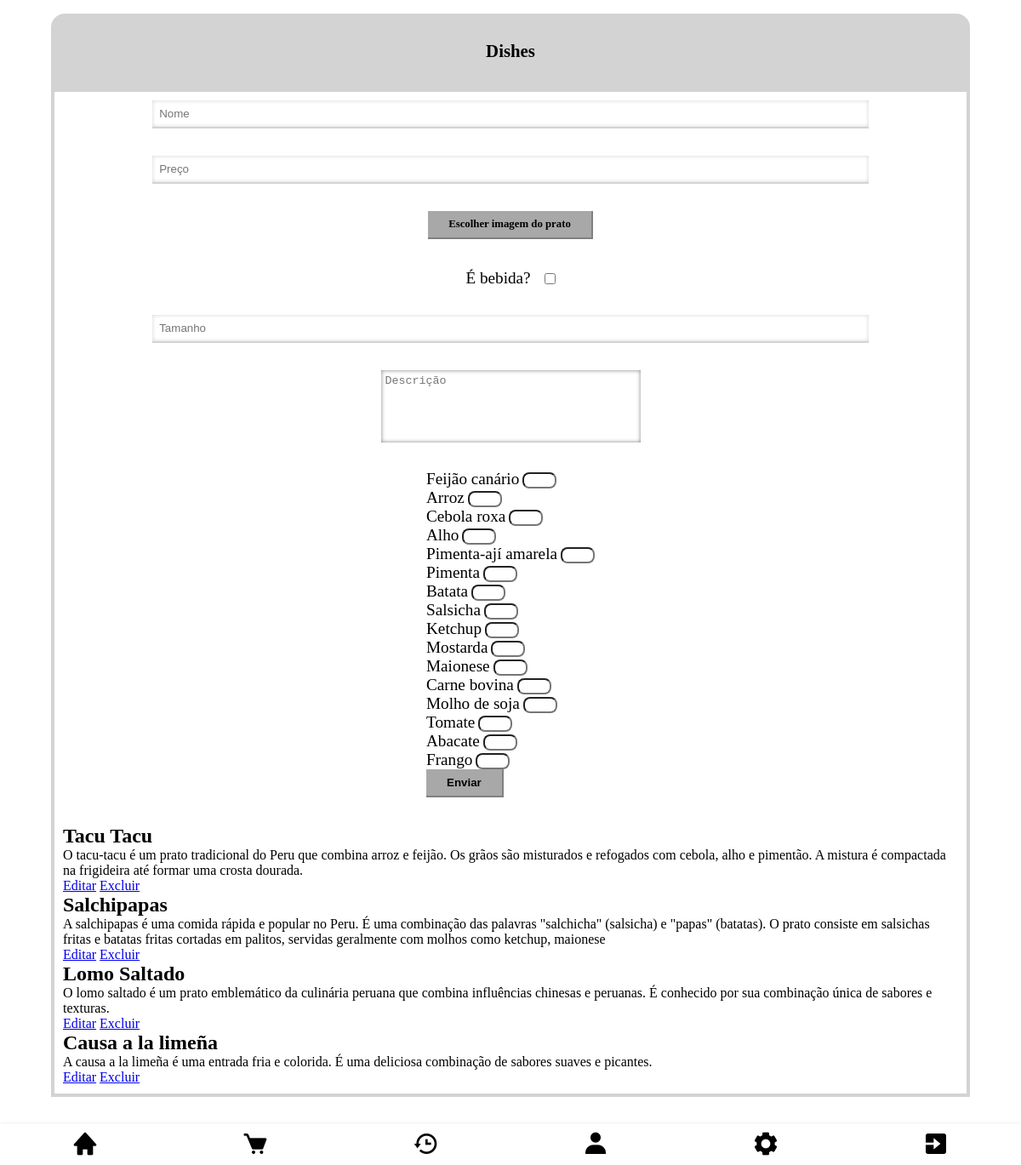
Page /dishes.php (signed in) on the committed database.
### tables this page shows
CREATE TABLE `ingredients` (
  `id` int(11) NOT NULL,
  `name` varchar(50) NOT NULL,
  `quantity` int(11) NOT NULL,
  `created_at` datetime DEFAULT current_timestamp()
);

CREATE TABLE `dishes` (
  `id` int(11) NOT NULL,
  `name` varchar(50) NOT NULL,
  `price` float NOT NULL,
  `description` varchar(255) NOT NULL,
  `size` varchar(50) NOT NULL,
  `is_drink` tinyint(1) NOT NULL,
  `img` varchar(255) NOT NULL,
  `created_at` datetime DEFAULT current_timestamp()
);

### utils/Database.php (called while the page is built, shortened)
<?php
class Database {
    private static $conn = null;
    public static function getConnection() {
        if (self::$conn === null) {
            self::$conn = new \PDO(
                "mysql:host=localhost;dbname=lanchonete",
                'root',
                ''
            );
        }
        return self::$conn;
    }
    public static function selectAll($table) {
        $conn = self::getConnection();
        $stmt = $conn->query("SELECT * FROM $table");
        return $stmt->fetchAll();
    }
}
?>

### dishes.php (the view, shortened to what this page needs)
<?php
    include('header.php');
    require_once('utils/Database.php');
?>
<?php
    $dishes = Database::selectAll("dishes");
    $ingredients = Database::selectAll("ingredients");
?>
<section class="dishes">
    <h1 class="logo" style="background-color: lightgray;">Dishes</h1>
    <form class="center form" method="POST" enctype="multipart/form-data">
            <input class="input" type="text" name="name" placeholder="Nome" required>
            <input class="input" type="text" name="price" placeholder="Preço" required>
            <div class="imageUpload">
                <label class="inputBtn imgLbl" for="img">Escolher imagem do prato</label>
            </div>
            <div class="inputGroup">
                <label class="lbl" for="isDrink">É bebida?</label>
                <input type="checkbox" name="isDrink" id="isDrink" value="1">
            </div>
            <input class="input" type="text" name="size" id="size" placeholder="Tamanho" required>
            <textarea class="textarea" placeholder="Descrição" name="desc" id="" cols="35" rows="5" required></textarea>
            <div class="existingingredients">
                <?php if($ingredients){ foreach ($ingredients as $ingredient) { ?>
                    <div>
                        <label class="lbl" for="<?= $ingredient['id']?>"><?= $ingredient['name']?></label>
                        <input class="quantityInput" type="number" name="ingredients[<?= $ingredient['id']?>]" id="<?= $ingredient['id']?>">
                    </div>
                <?php } } ?>
                <button class="inputBtn">Enviar</button>
            </div>
            <div class="ingredientslist">
                <?php if($dishes) {
                    foreach($dishes as $dish) { ?>
                    <div class="ingredient">
                        <h2><?= $dish['name'] ?></h2>
                        <p><?= $dish['description'] ?></p>
                        <a href="editDish.php?id=<?= $dish['id'] ?>">Editar</a>
                        <a href="dishes.php?delete=<?= $dish['id'] ?>">Excluir</a>
                    </div>
                <?php } } ?>
            </div>
        </div>
<?php include('footer.php'); ?>

### style.css (style rules this page uses)
* { margin: 0; padding: 0; box-sizing: border-box; }
html, body { height: 100%; width: 100%; }
.logo { text-align: center; padding: 2rem; background-color: rgba(0, 128, 0, 0.733); font-size: 1.3rem; border-top-left-radius: 1rem; border-top-right-radius: 1rem; }
.center { width: 100%; height: inherit; display: flex; justify-content: center; align-items: center; flex-direction: column; gap: 2rem; }
.inputGroup { display: flex; justify-content: center; align-items: center; gap: 1rem; }
.lbl { font-size: 1.2rem; }
.quantityInput { text-align: center; width: 2.5rem; border-radius: 0.5rem; }
.input { width: 80%; padding: 0.5rem; border: none; box-shadow: inset 0 0 5px lightgray; border-bottom: 2px solid lightgray; transition: border-bottom 0.5s linear; outline: none; }
.inputBtn { padding: 0.5rem 1.5rem; font-weight: bold; background-color: rgb(168, 168, 168); border: none; border-bottom: 2.5px solid gray; border-right: 2.5px solid gray; }
.form { padding: 10px; border: 4px solid lightgray; }
.textarea { resize: none; outline: none; border: none; box-shadow: inset 0 0 5px gray; padding: 5px; }
.dishes { width: 90vw; }
.imgLbl { font-size: 0.8rem; }
.imageUpload { display: flex; flex-direction: column; justify-content: center; align-items: center; gap: 0.2rem; }

### rows in the picture
ingredients: name "Feijão canário"
ingredients: name "Arroz"
ingredients: name "Cebola roxa"
ingredients: name "Alho"
ingredients: name "Pimenta-ají amarela"
ingredients: name "Pimenta"
ingredients: name "Batata"
ingredients: name "Salsicha"
ingredients: name "Ketchup"
ingredients: name "Mostarda"
ingredients: name "Maionese"
ingredients: name "Carne bovina"
ingredients: name "Molho de soja"
ingredients: name "Tomate"
ingredients: name "Abacate"
ingredients: name "Frango"
dishes: name "Tacu Tacu", description "O tacu-tacu é um prato tradicional do Peru que combina arroz e feijão. Os grãos são misturados e refogados com cebola, alho e pimentão. A mistura é compactada na frigideira até formar uma crosta dourada."
dishes: name "Salchipapas", description "A salchipapas é uma comida rápida e popular no Peru. É uma combinação das palavras \"salchicha\" (salsicha) e \"papas\" (batatas). O prato consiste em salsichas fritas e batatas fritas cortadas em palitos, servidas geralmente com molhos como ketchup, maionese"
dishes: name "Lomo Saltado", description "O lomo saltado é um prato emblemático da culinária peruana que combina influências chinesas e peruanas. É conhecido por sua combinação única de sabores e texturas."
dishes: name "Causa a la limeña", description "A causa a la limeña é uma entrada fria e colorida. É uma deliciosa combinação de sabores suaves e picantes."
